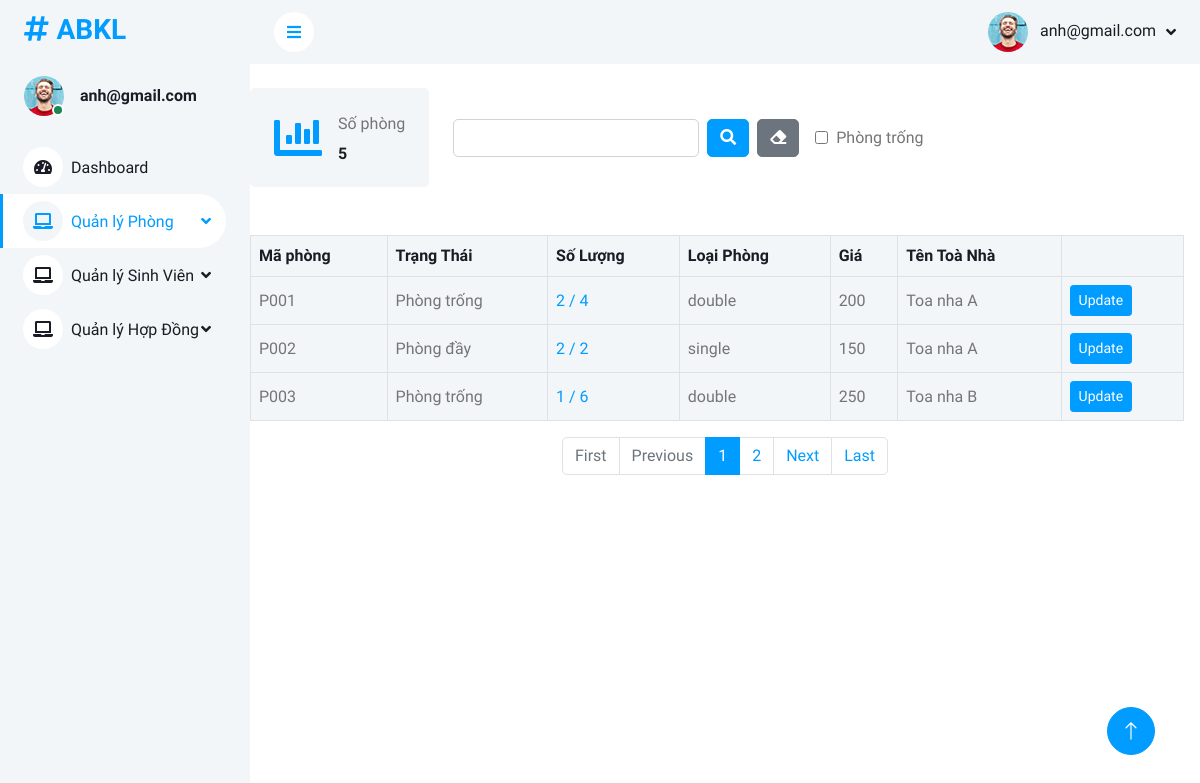
/phong/ (signed in), run on the app's committed database.
### main/models.py (models this page shows, shortened)
class Phong(models.Model):
    id = models.IntegerField(primary_key=True)
    MaPhong = models.CharField(max_length=5)
    TrangThai = models.BooleanField(max_length=50)
    SoluongSV = models.IntegerField()
    LoaiPhong = models.CharField(max_length=50)
    Gia = models.IntegerField()
    TenToaNha = models.CharField(max_length=50)
    class Meta:
        db_table = 'Phong'

### main/views.py (the view)
# urls.py: path('phong/', views.phong, name='phong'),
@login_required
def phong(request):
    trangthai =  request.POST.get('trangthai')
    print(trangthai)
    keyword = request.GET.get('keyword', '')
    if request.method == 'POST':
        txt = str(request.POST.get('txt')).strip()
        keyword = txt
    if trangthai != None:
        Phongs = Phong.objects.filter(TrangThai=False)
    else:
        Phongs = Phong.objects.filter(Q(MaPhong__icontains=keyword) | Q(TrangThai__icontains=keyword) | Q(
        SoluongSV__icontains=keyword) | Q(LoaiPhong__icontains=keyword) | Q(Gia__icontains=keyword))
    for phong in Phongs:
        so_luong = SinhVien.objects.filter(MaPhong_id=phong.id).count()
        phong.count = so_luong
        if so_luong == phong.SoluongSV:
            phong.TrangThai = True
        else:
            phong.TrangThai = False
        phong.save()
    paginator = Paginator(Phongs, 3)
    page_number = int(request.GET.get('page', 1))
    data_page = paginator.get_page(page_number)
    totaldata = len(Phongs)
    if totaldata % 3 == 0:
        total_page = int(totaldata/3)
    else:
        total_page = int(totaldata/3) + 1
    index = (page_number - 1)*3
    numbers = list(range(1, total_page+1))
    context = {
        'data': data_page,
        'page': page_number,
        'index': index,
        'totalPage': total_page,
        'numbers': numbers,
        'totaldata': totaldata,
        'keyword': keyword,
        'choose': 'phong'
    }
    return render(request, './pages/phong.html', context)

### main/templates/pages/phong.html (shortened to what this page needs)
{% include '../header.html' %} {% load static %}
{% load humanize %}
<div class="d-flex align-items-center mt-4">
  <div class="">
    <div class="">
      <div
        class="bg-light rounded d-flex align-items-center justify-content-between p-4"
      >
        <i class="fa fa-chart-bar fa-3x text-primary"></i>
        <div class="ms-3">
          <p class="mb-2">Số phòng</p>
          <h6 class="mb-0">{{totaldata}}</h6>
        </div>
      </div>
    </div>
  </div>
  <div class="d-flex align-items-center justify-content-between">
    <div class="d-flex align-items-center justify-content-between">
      <form class="d-none d-md-flex ms-4" action="" method="POST">
        <input
          type="search"
          name="txt"
          class="form-control"
          value="{{keyword}}"
        />
        <button type="submit" class="btn btn-primary">
          <i class="fas fa-search"></i>
        </button>
        <button type="button" class="btn btn-secondary" onclick="clearFilter()">
          <i class="fas fa-eraser"></i>
        </button>
        <div class="d-flex ms-3 align-items-center gap-2">
          <input type="checkbox" name="trangthai" id="trangthai" />
          <label style="white-space: nowrap" >Phòng trống</label>
        </div>
      </form>
    </div>
  </div>
</div>
<div class="table-responsive mt-5 me-3 bg-light">
  <table class="table text-start align-middle table-bordered table-hover mb-0 ">
    <thead>
      <tr class="text-dark">
        <th scope="col">Mã phòng</th>
        <th scope="col">Trạng Thái</th>
        <th scope="col">Số Lượng</th>
        <th scope="col">Loại Phòng</th>
        <th scope="col">Giá</th>
        <th scope="col">Tên Toà Nhà</th>
        <th scope="col"></th>
      </tr>
    </thead>
    <tbody>
      {% for phong in data%}
      <tr>
        <td>{{ phong.MaPhong }}</td>
        <td>
          {% if phong.TrangThai %} Phòng đầy {% else %} Phòng trống {% endif %}
        </td>
        <td>
          <a href="/sinhviens?rid={{phong.id}}"
            >{{ phong.count }} / {{ phong.SoluongSV }}</a
          >
        </td>
        <td>{{ phong.LoaiPhong }}</td>
        <td>{{ phong.Gia }}</td>
        <td>{{ phong.TenToaNha }}</td>
        <td>
          <a class="btn btn-sm btn-primary" href="/phong/{{phong.id}}"
            >Update</a
          >
        </td>
      </tr>
      {% endfor %}
    </tbody>
  </table>
</div>
{% if totalPage > 1 %}
<div class="mt-3">
  <nav>
    <ul class="pagination justify-content-center flex-wrap">
      <li class="page-item {% if page > 1 %} {% else %} disabled {% endif %}">
        <a class="page-link" href="/phong/">First</a>
      </li>
      <li class="page-item {% if page > 1 %} {% else %} disabled {% endif %}">
        <a class="page-link" href="/phong/?page={{page|add:-1}}">Previous</a>
      </li>
      {% for i in numbers %}
      <li class="page-item {% if page != i %} {% else %} active {% endif %}">
        <a class="page-link" href="/phong/?page={{i}}">{{i}}</a>
      </li>
      {% endfor %}
      <li
        class="page-item {% if page < totalPage %} {% else %} disabled {% endif %}"
      >
        <a class="page-link" href="/phong/?page={{page|add:1}}">Next</a>
      </li>
      <li
        class="page-item {% if page < totalPage %} {% else %} disabled {% endif %}"
      >
        <a class="page-link" href="/phong/?page={{totalPage}}">Last</a>
      </li>
    </ul>
  </nav>
</div>
{% endif %} {% include '../footer.html' %}

### main/static/css/style.css (style rules this page uses)
:root { --primary: #009CFF; --light: #F3F6F9; --dark: #191C24; }
.btn { transition: .5s; }
.btn.btn-primary { color: #FFFFFF; }

### data on the page
Phong: MaPhong "P001", TrangThai "Phòng trống", count "2", SoluongSV "4", LoaiPhong "double", Gia "200", TenToaNha "Toa nha A"
Phong: MaPhong "P002", TrangThai "Phòng đầy", count "2", SoluongSV "2", LoaiPhong "single", Gia "150", TenToaNha "Toa nha A"
Phong: MaPhong "P003", TrangThai "Phòng trống", count "1", SoluongSV "6", LoaiPhong "double", Gia "250", TenToaNha "Toa nha B"

### other printed values
{{ request.session.name }} "anh@gmail.com"
{{ totaldata }} "5"
{{ i }} "1" "2"
